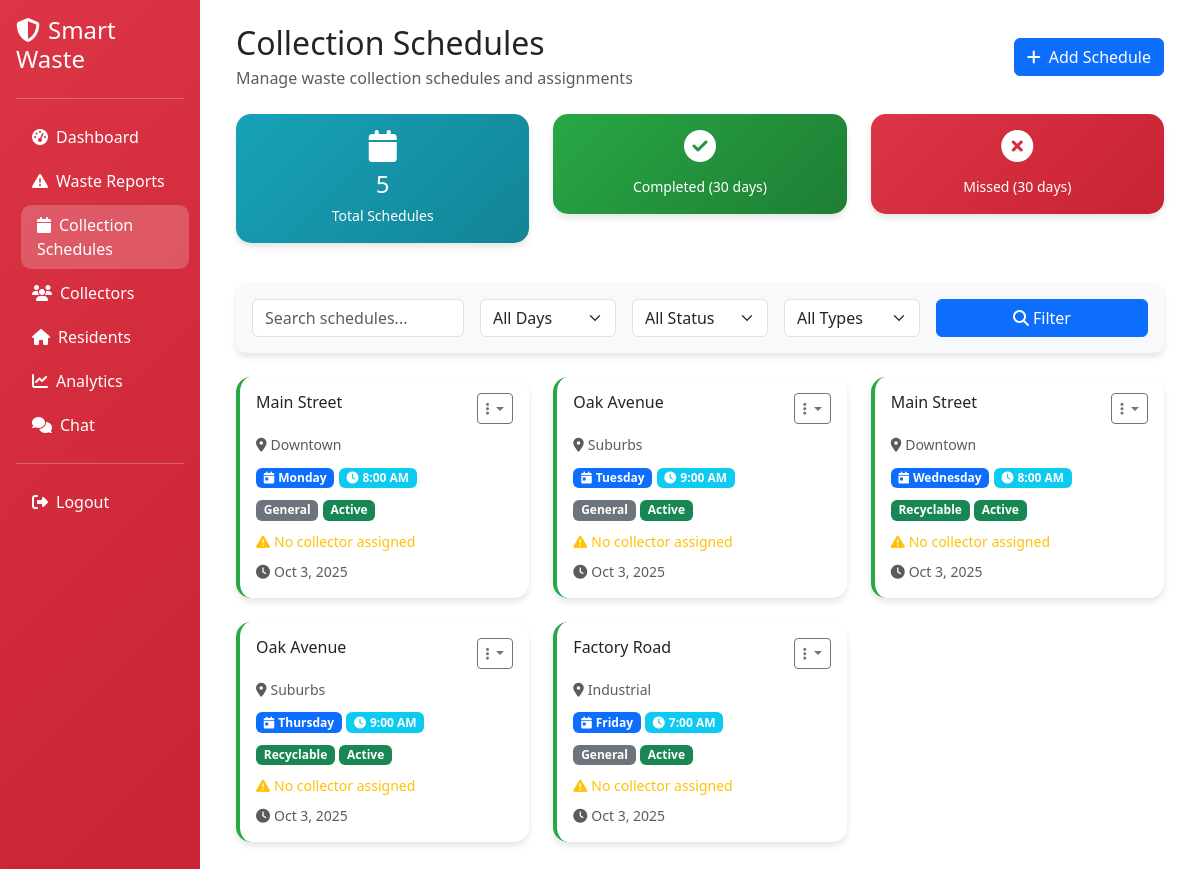
The app's page /dashboard/authority/schedules.php (signed in) with its own data.
### tables this page shows
CREATE TABLE collection_schedules (
    id INT UNSIGNED NOT NULL AUTO_INCREMENT,
    area VARCHAR(255) NOT NULL,
    street_name VARCHAR(255) NOT NULL,
    latitude DECIMAL(10, 8) NULL,
    longitude DECIMAL(11, 8) NULL,
    collection_day ENUM('monday', 'tuesday', 'wednesday', 'thursday', 'friday', 'saturday', 'sunday') NOT NULL,
    collection_time TIME NOT NULL,
    frequency ENUM('daily', 'weekly', 'biweekly', 'monthly') DEFAULT 'weekly',
    waste_type ENUM('general', 'recyclable', 'organic', 'hazardous') DEFAULT 'general',
    assigned_collector INT UNSIGNED NULL,
    status ENUM('active', 'inactive', 'suspended') DEFAULT 'active',
    created_by INT UNSIGNED NOT NULL,
    created_at TIMESTAMP NOT NULL DEFAULT CURRENT_TIMESTAMP,
    updated_at TIMESTAMP NOT NULL DEFAULT CURRENT_TIMESTAMP ON UPDATE CURRENT_TIMESTAMP,
    PRIMARY KEY (id),
    KEY idx_collection_schedules_area (area),
    KEY idx_collection_schedules_day (collection_day),
    KEY idx_collection_schedules_collector (assigned_collector),
    CONSTRAINT fk_collection_schedules_collector FOREIGN KEY (assigned_collector) REFERENCES users(id) ON DELETE SET NULL,
    CONSTRAINT fk_collection_schedules_creator FOREIGN KEY (created_by) REFERENCES users(id) ON DELETE CASCADE
);

### config/config.php (called while the page is built, shortened)
<?php
function e(string $value): string {
	return htmlspecialchars($value, ENT_QUOTES, 'UTF-8');
}
function format_ph_date($date_string, $format = 'M j, Y g:i A'): string {
	$date = new DateTime($date_string);
	$date->setTimezone(new DateTimeZone('Asia/Manila'));
	return $date->format($format);
}
?>

### dashboard/authority/schedules.php (the view, shortened to what this page needs)
<?php
require_once '../../config/config.php';
$page = $_GET['page'] ?? 1;
$limit = 15;
$offset = ($page - 1) * $limit;
$search = $_GET['search'] ?? '';
$where_conditions = ["1=1"];
$params = [];
$param_types = "";
$where_clause = implode(" AND ", $where_conditions);
$count_sql = "
    SELECT COUNT(*) as total
    FROM collection_schedules cs
    LEFT JOIN users u ON cs.assigned_collector = u.id
    WHERE {$where_clause}
";
$stmt = $conn->prepare($count_sql);
$stmt->execute();
$total_schedules = $stmt->get_result()->fetch_assoc()['total'];
$sql = "
    SELECT cs.*, u.first_name, u.last_name
    FROM collection_schedules cs
    LEFT JOIN users u ON cs.assigned_collector = u.id
    WHERE {$where_clause}
    ORDER BY FIELD(cs.collection_day, 'monday', 'tuesday', 'wednesday', 'thursday', 'friday', 'saturday', 'sunday'), cs.collection_time
    LIMIT ? OFFSET ?
";
$params[] = $limit;
$params[] = $offset;
$param_types .= "ii";
$stmt = $conn->prepare($sql);
$stmt->bind_param($param_types, ...$params);
$stmt->execute();
$schedules = $stmt->get_result();
?>
<!DOCTYPE html>
<html lang="en">
<head>
    <link href="https://cdn.jsdelivr.net/npm/bootstrap@5.3.0/dist/css/bootstrap.min.css" rel="stylesheet">
    <link rel="stylesheet" href="https://cdnjs.cloudflare.com/ajax/libs/font-awesome/6.4.0/css/all.min.css">
    <link rel="stylesheet" href="../../assets/css/dashboard.css">
</head>
<body class="role-authority">
    <div class="container-fluid">
        <div class="row">
            <div class="col-md-3 col-lg-2 sidebar text-white p-0">
                <div class="p-3">
                    <h4 class="mb-4"><i class="fas fa-shield-alt me-2"></i><?php echo APP_NAME; ?></h4>
                    <hr class="bg-white">
                    <nav class="nav flex-column">
                        <a class="nav-link text-white" href="index.php">
                            <i class="fas fa-tachometer-alt me-2"></i>Dashboard
                        </a>
                        <a class="nav-link text-white" href="reports.php">
                            <i class="fas fa-exclamation-triangle me-2"></i>Waste Reports
                        </a>
                        <a class="nav-link text-white active" href="schedules.php">
                            <i class="fas fa-calendar me-2"></i>Collection Schedules
                        </a>
                        <a class="nav-link text-white" href="collectors.php">
                            <i class="fas fa-users me-2"></i>Collectors
                        </a>
                        <a class="nav-link text-white" href="residents.php">
                            <i class="fas fa-home me-2"></i>Residents
                        </a>
                        <a class="nav-link text-white" href="analytics.php">
                            <i class="fas fa-chart-line me-2"></i>Analytics
                        </a>
                        <a class="nav-link text-white" href="chat.php">
                            <i class="fas fa-comments me-2"></i>Chat
                        </a>
                        <hr class="bg-white">
                        <a class="nav-link text-white" href="../../logout.php">
                            <i class="fas fa-sign-out-alt me-2"></i>Logout
                        </a>
                    </nav>
                </div>
            </div>
            <div class="col-md-9 col-lg-10">
                <div class="p-4">
                    <div class="d-flex justify-content-between align-items-center mb-4">
                        <div>
                            <h2 class="mb-1">Collection Schedules</h2>
                            <p class="text-muted mb-0">Manage waste collection schedules and assignments</p>
                        </div>
                        <div>
                            <button class="btn btn-primary" data-bs-toggle="modal" data-bs-target="#addScheduleModal">
                                <i class="fas fa-plus me-2"></i>Add Schedule
                            </button>
                        </div>
                    </div>
                    <div class="row mb-4">
                        <div class="col-md-4 mb-3">
                            <div class="card stat-card">
                                <div class="card-body text-center">
                                    <i class="fas fa-calendar fa-2x mb-2"></i>
                                    <h4 class="mb-1"><?php echo $total_schedules; ?></h4>
                                    <small>Total Schedules</small>
                                </div>
                            </div>
                        </div>
                        <div class="col-md-4 mb-3">
                            <div class="card stat-card success">
                                <div class="card-body text-center">
                                    <i class="fas fa-check-circle fa-2x mb-2"></i>
                                    <small>Completed (30 days)</small>
                                </div>
                            </div>
                        </div>
                        <div class="col-md-4 mb-3">
                            <div class="card stat-card danger">
                                <div class="card-body text-center">
                                    <i class="fas fa-times-circle fa-2x mb-2"></i>
                                    <small>Missed (30 days)</small>
                                </div>
                            </div>
                        </div>
                    </div>
                    <div class="card filter-card mb-4">
                        <div class="card-body">
                            <form method="GET" class="row g-3">
                                <div class="col-md-3">
                                    <input type="text" class="form-control" name="search" placeholder="Search schedules..." value="<?php echo e($search); ?>">
                                </div>
                                <div class="col-md-2">
                                    <select class="form-select" name="day">
                                        <option value="">All Days</option>
                                    </select>
                                </div>
                                <div class="col-md-2">
                                    <select class="form-select" name="status">
                                        <option value="">All Status</option>
                                    </select>
                                </div>
                                <div class="col-md-2">
                                    <select class="form-select" name="type">
                                        <option value="">All Types</option>
                                    </select>
                                </div>
                                <div class="col-md-3">
                                    <button type="submit" class="btn btn-primary w-100">
                                        <i class="fas fa-search me-1"></i>Filter
                                    </button>
                                </div>
                            </form>
                        </div>
                    </div>
                    <div class="row">
                        <?php if ($schedules->num_rows > 0): ?>
                            <?php while ($schedule = $schedules->fetch_assoc()): ?>
                                <div class="col-md-6 col-lg-4 mb-4">
                                    <div class="card schedule-card <?php echo $schedule['status']; ?>">
                                        <div class="card-body">
                                            <div class="d-flex justify-content-between align-items-start mb-2">
                                                <h6 class="card-title mb-0"><?php echo e($schedule['street_name']); ?></h6>
                                                <div class="dropdown">
                                                    <button class="btn btn-sm btn-outline-secondary dropdown-toggle" type="button" data-bs-toggle="dropdown">
                                                        <i class="fas fa-ellipsis-v"></i>
                                                    </button>
                                                </div>
                                            </div>
                                            <div class="mb-2">
                                                <small class="text-muted">
                                                    <i class="fas fa-map-marker-alt me-1"></i><?php echo e($schedule['area']); ?>
                                                </small>
                                            </div>
                                            <div class="mb-2">
                                                <span class="badge bg-primary">
                                                    <i class="fas fa-calendar-day me-1"></i><?php echo ucfirst($schedule['collection_day']); ?>
                                                </span>
                                                <span class="badge bg-info">
                                                    <i class="fas fa-clock me-1"></i><?php echo format_ph_date($schedule['collection_time'], 'g:i A'); ?>
                                                </span>
                                            </div>
                                            <div class="mb-2">
                                                <span class="badge bg-<?php echo $schedule['waste_type'] === 'general' ? 'secondary' : ($schedule['waste_type'] === 'recyclable' ? 'success' : ($schedule['waste_type'] === 'organic' ? 'warning' : 'danger')); ?>">
                                                    <?php echo ucfirst($schedule['waste_type']); ?>
                                                </span>
                                                <span class="badge bg-<?php echo $schedule['status'] === 'active' ? 'success' : 'secondary'; ?>">
                                                    <?php echo ucfirst($schedule['status']); ?>
                                                </span>
                                            </div>
                                            <?php if ($schedule['first_name']): ?>
                                                <div class="mb-2">
                                                    <small class="text-muted">
                                                        <i class="fas fa-user-tie me-1"></i>Collector: <?php echo e($schedule['first_name'] . ' ' . $schedule['last_name']); ?>
                                                    </small>
                                                </div>
                                            <?php else: ?>
                                                <div class="mb-2">
                                                    <small class="text-warning">
                                                        <i class="fas fa-exclamation-triangle me-1"></i>No collector assigned
                                                    </small>
                                                </div>
                                            <?php endif; ?>
                                            <div class="d-flex justify-content-between align-items-center">
                                                <small class="text-muted">
                                                    <i class="fas fa-clock me-1"></i><?php echo format_ph_date($schedule['created_at'], 'M j, Y'); ?>
                                                </small>
                                            </div>
                                        </div>
                                    </div>
                                </div>
                            <?php endwhile; ?>
                        <?php endif; ?>
                    </div>
                </div>
            </div>
        </div>
    </div>
</body>
</html>

### assets/css/dashboard.css (style rules this page uses)
.sidebar { min-height: 100vh; }
body.role-authority .sidebar { background: linear-gradient(135deg, #dc3545 0%, #c82333 100%); }
.card { border: none; border-radius: 12px; box-shadow: 0 4px 10px rgba(0,0,0,0.06); }
.nav-link { border-radius: 10px; margin: 2px 0; transition: all 0.2s ease; }

### dashboard/authority/schedules.php (style rules this page uses)
.sidebar { min-height: 100vh; background: linear-gradient(135deg, #dc3545 0%, #c82333 100%); }
.card { border: none; border-radius: 15px; box-shadow: 0 4px 6px rgba(0, 0, 0, 0.1); }
.nav-link { border-radius: 10px; margin: 2px 0; transition: all 0.3s; }
.nav-link:hover, .nav-link.active { background-color: rgba(255, 255, 255, 0.2); transform: translateX(5px); }
.schedule-card { border-left: 4px solid #17a2b8; transition: transform 0.2s; }
.schedule-card.active { border-left-color: #28a745; }
.filter-card { background: #f8f9fa; border-radius: 10px; }
.stat-card { background: linear-gradient(135deg, #17a2b8 0%, #138496 100%); color: white; }
.stat-card.success { background: linear-gradient(135deg, #28a745 0%, #1e7e34 100%); }
.stat-card.danger { background: linear-gradient(135deg, #dc3545 0%, #c82333 100%); }

### records on screen
collection_schedules: street_name "Main Street", area "Downtown", collection_day "Monday", collection_time "8:00 AM", waste_type "General", status "Active", created_at "Oct 3, 2025"
collection_schedules: street_name "Oak Avenue", area "Suburbs", collection_day "Tuesday", collection_time "9:00 AM", waste_type "General", status "Active", created_at "Oct 3, 2025"
collection_schedules: street_name "Main Street", area "Downtown", collection_day "Wednesday", collection_time "8:00 AM", waste_type "Recyclable", status "Active", created_at "Oct 3, 2025"
collection_schedules: street_name "Oak Avenue", area "Suburbs", collection_day "Thursday", collection_time "9:00 AM", waste_type "Recyclable", status "Active", created_at "Oct 3, 2025"
collection_schedules: street_name "Factory Road", area "Industrial", collection_day "Friday", collection_time "7:00 AM", waste_type "General", status "Active", created_at "Oct 3, 2025"

### other values on screen
APP_NAME "Smart Waste"
$total_schedules "5"
